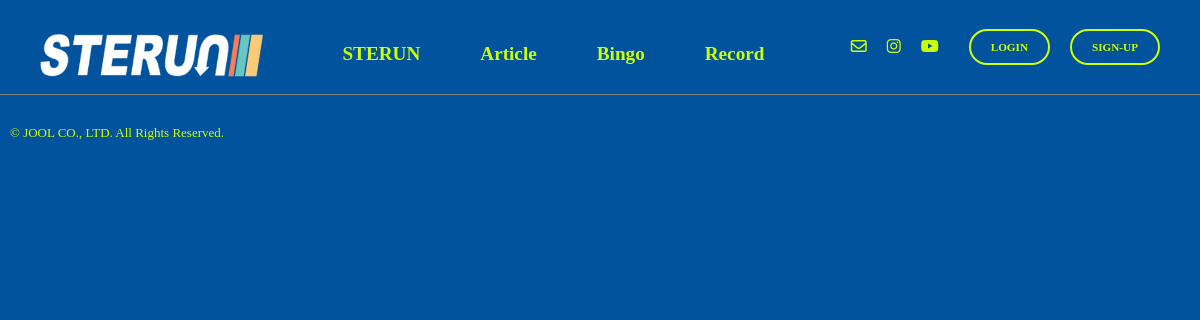
The page /marathon/ on the database as committed earlier.
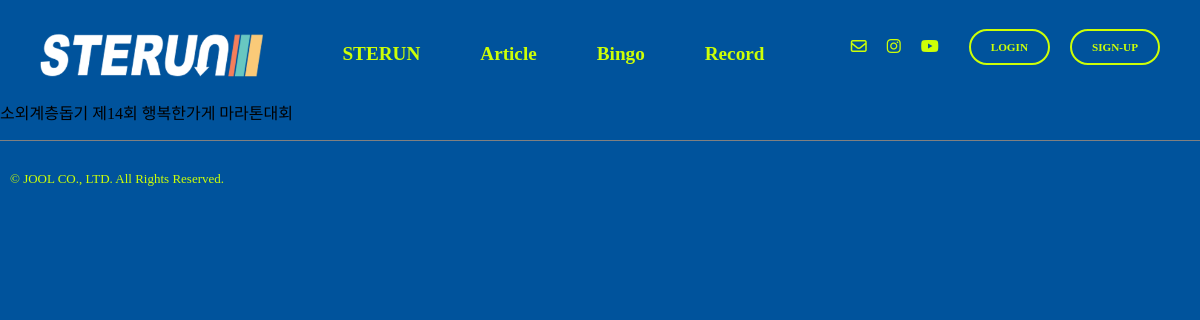
The same page on the database as committed later.
### marathon/models.py (models this page shows, shortened)
class MarathonEvent(models.Model):
    marathon_id = models.AutoField(primary_key=True)
    title = models.CharField(max_length=100, blank=False, null=False)
    date_time = models.DateTimeField()
    url = models.URLField()

### marathon/views.py (the view)
# urls.py: path("", views.marathon_list, name="marathon"),
def marathon_list(request):
    marathon = MarathonReg.objects.select_related("marathon").order_by("marathon_id")
    grouped = defaultdict(list)
    for item in marathon.values("id", "marathon__title", "user__username", "user__first_name", "user__last_name"):
        key = item["marathon__title"]
        grouped[key].append({k: v for k, v in item.items() if k != "marathon__title"})
    json_result = json.dumps(grouped, ensure_ascii=False, indent=2)
    marathon = json.loads(json_result)
    return render(request, 'marathon.html', {'group':marathon})

### templates/marathon.html (shortened to what this page needs)
{% extends "base.html" %}
{% load static %}
{% block content %}
  {% for key, value in group.items %}
    <p class="marathon-title">{{ key }}</p>
  {% endfor %}
{% endblock content %}

Rows that differ between the two databases and show on the page:
added MarathonEvent: title "소외계층돕기 제14회 행복한가게 마라톤대회"
